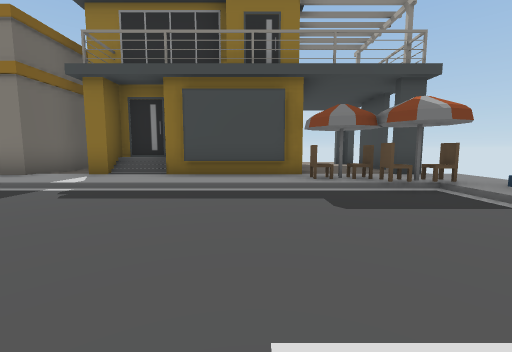
[1] (above)

16 first-person views from a walk through a Unity game level. The camera is 1.3 m above the floor, tilts 6° down and sees 90° across. The floor is counted in squares, 2 m on a side. Each view is taken from the middle of a square. On the plan, view 1 faces up. The plan holds only what a view shows up to about 9 squares ahead; the rest is blank. The place goes on beyond the plan. The player character is not drawn. Some animated figures are not drawn.

[2]
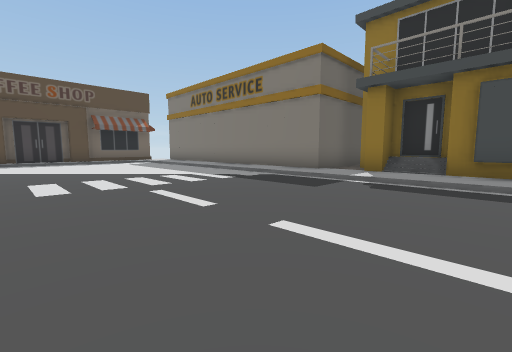

[3]
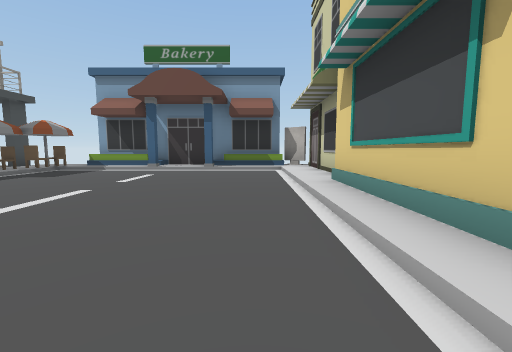

[4]
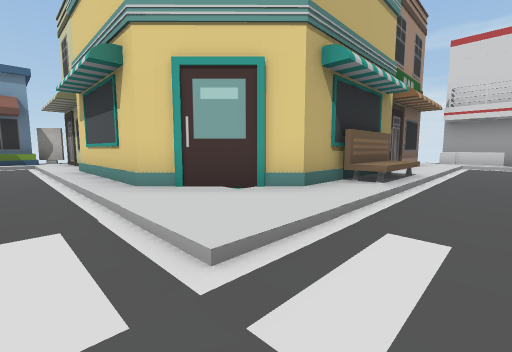

[5]
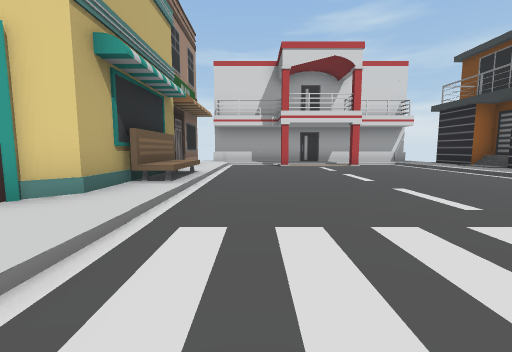

[6]
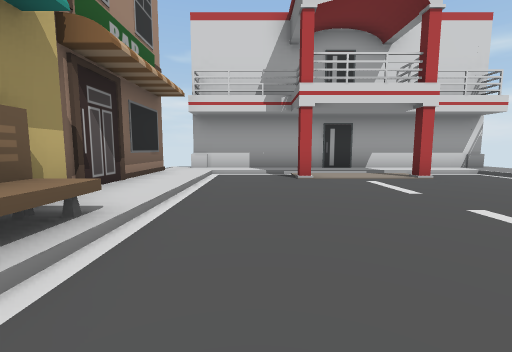

[7]
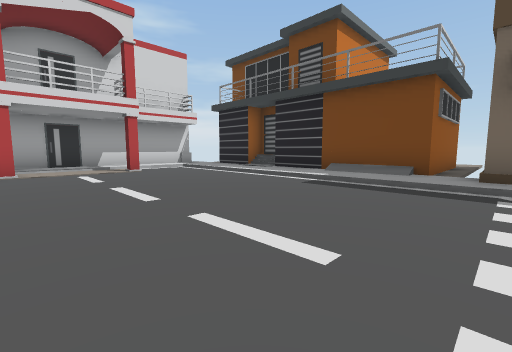

[8]
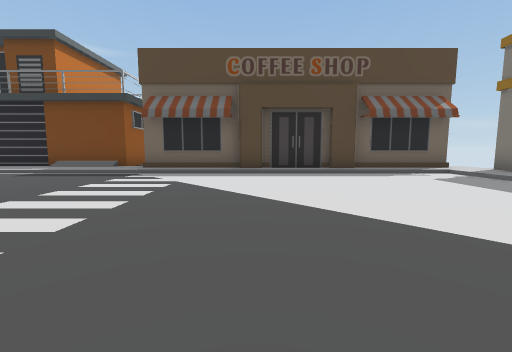

[9]
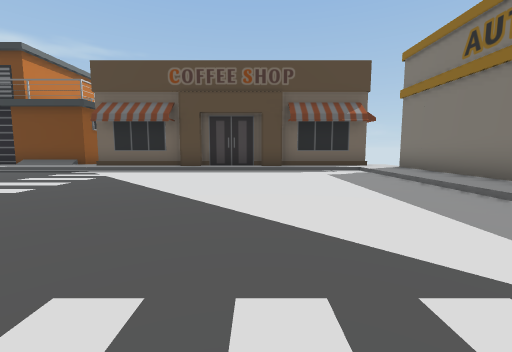

[10]
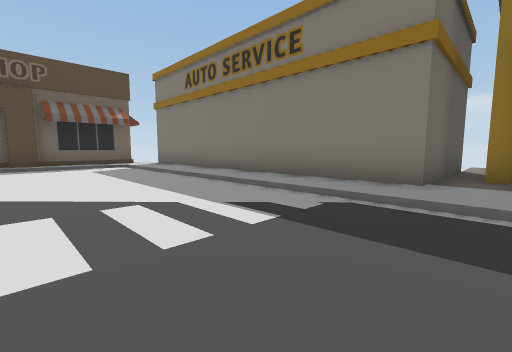

[11]
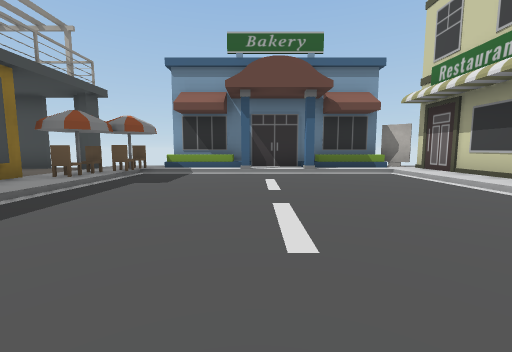

[12]
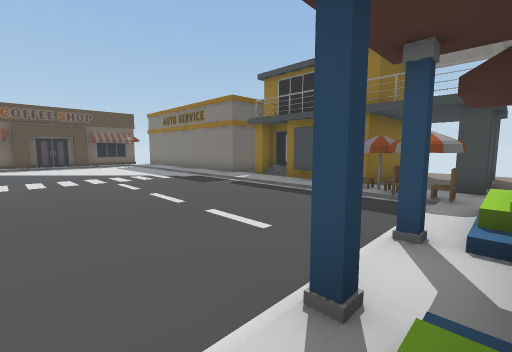

[13]
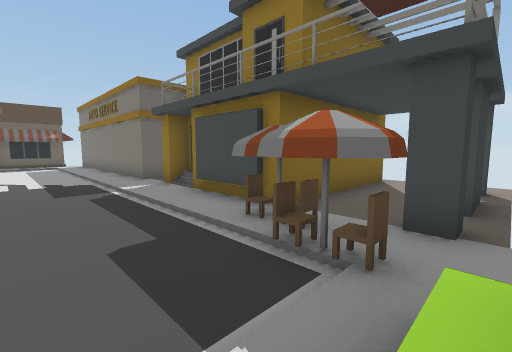

[14]
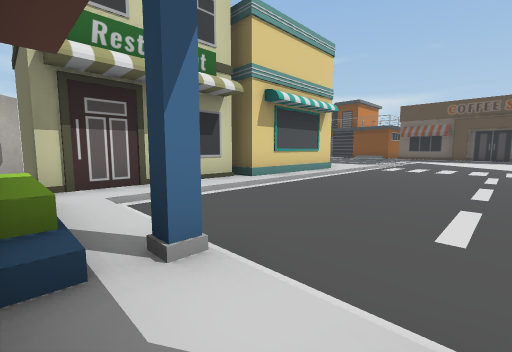

[15]
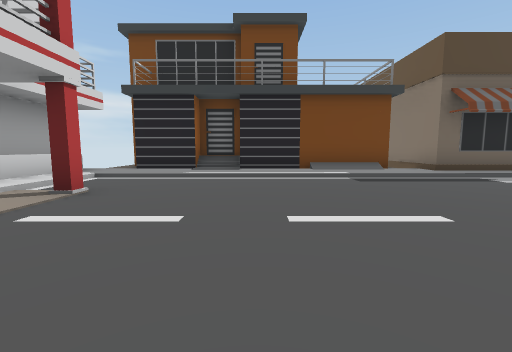

[16]
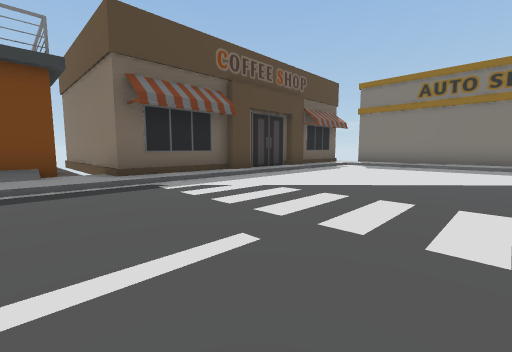

### Floor plan
Key: @ floor where view 1 was taken; # wall or solid block; . main floor; : floor 0.25 m higher than the main floor; / step, stairs or slope; B building; C chair; I billboard; E bench.
Columns run from 20 left of view 1 to 5 right of it. Each row starts with its distance up from view 1.
  9                B     # #
  8                B     #:#
  7                B##   #:##
  6       BBBBB  B B:#####:##
  5      ::::::::::::::::CC::
  4      #////////////////CC/B
  3      #/................//B
  2      #/................//B
  1      #/................B/B
  0      #/.............@../:B
 -1      #/................B/B
 -2      #/................//B
 -3      #/......////////////B
 -4 ######/......//:####BBBBI
 -5 ::::::/......//##       B
 -6  ####//....../:#        B
 -7     #//....../E         B
 -8     #:/....../##
 -9     #:/......//#
-10     #:/....../:#
-11     #:/....../:#
-12    ##:/.#..#./:#
-13    #:::::::::::#
-14      :#########

Positions as (right, up) in squares from view 1, and headings:
1: (0, 0), facing up
2: (-1, -1), facing up-left
3: (-5, -2), facing right
4: (-8, -2), facing down-right
5: (-8, -2), facing down
6: (-8, -6), facing down
7: (-9, -4), facing down-left
8: (-7, -1), facing left
9: (-6, 1), facing left
10: (-4, 1), facing up-left
11: (-4, 1), facing right
12: (4, -2), facing up-left
13: (4, 2), facing up-left
14: (4, 1), facing down-left
15: (-8, -9), facing left
16: (-9, -6), facing up-left
